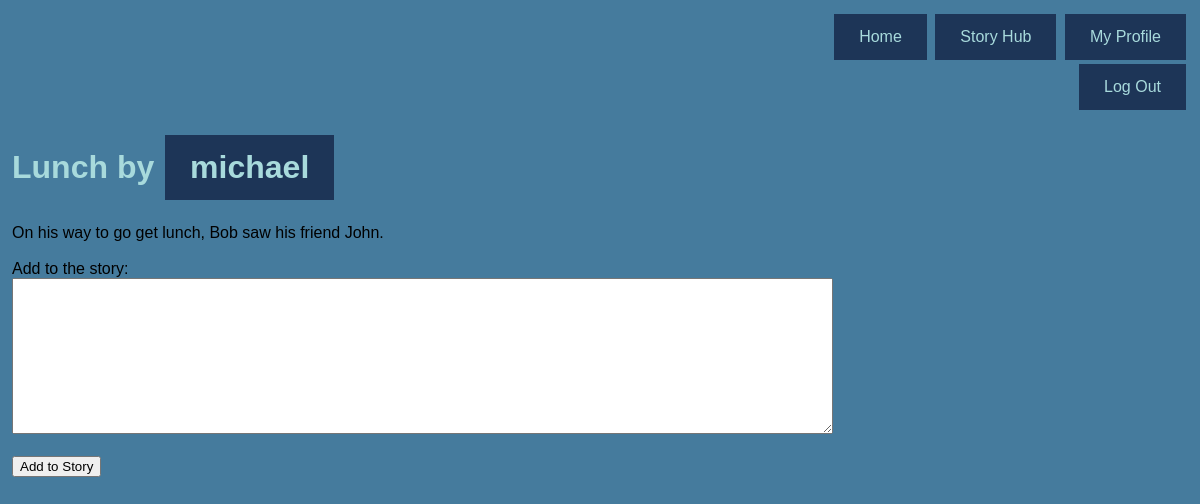
Screenshot of /stories/2 (signed in) with the database file from the repository.
### tables this page shows
CREATE TABLE `story`(id INTEGER PRIMARY KEY,time_created TIMESTAMP,title VARCHAR,created_by INTEGER);

CREATE TABLE `user` (id INTEGER PRIMARY KEY, username VARCHAR, password BLOB, time_created TIMESTAMP DEFAULT CURRENT_TIMESTAMP);

CREATE TABLE `story_addition`(id INTEGER PRIMARY KEY,time_created TIMESTAMP,content VARCHAR,story_id INTEGER,author_id INTEGER);

### app/__init__.py (the view, shortened to what this page needs)
@app.route("/stories/<id>", methods=['GET', 'POST'])
@login_required
def show_story(id):
    story = Story(id)
    has_added_to = current_user().id in story.added
    show = "show" in request.form.keys()
    return render_template('storythread.html', to_render=story, has_added_to = has_added_to, show_authors=show)

### app/__init__.py (called while the page is built)
@app.before_request
def before_request():
    session.permanent = True

@app.context_processor
def make_template_globals():
    return dict(current_user=current_user())

### app/database/__init__.py (called while the page is built)
def execute_command(cmd):
    db = sqlite3.connect('database.db')
    c = db.cursor()
    ret = c.execute(cmd)
    db.commit()
    return ret

### app/database/story.py (called while the page is built)
    def get_additions(self):
        story_addition = execute_command('SELECT * FROM `story_addition` ').fetchall()
        additions = execute_command(
            'SELECT id FROM `story_addition` WHERE story_id=%d' % int(self.id)).fetchall()
        a = list()
        for addition in additions:
            a.append(StoryAddition(addition[0]))
        return a

### app/session_management.py (called while the page is built)
def current_user():
    if 'user_id' in session:
        return User(session['user_id'])
    return None

def login_required(f):
    @wraps(f)
    def dec(*args, **kwargs):
        if 'user_id' in session:
            for arg in args:
                print(arg)
            return f(*args, **kwargs)
        flash('You must be logged in to view [%s]!' % request.path, 'red')
        return redirect('/login')
    return dec

### app/templates/storythread.html (shortened to what this page needs)
{% extends "_base.html" %}
{% from "_macros.html" import do_flashes %}
{% set title = to_render.title %}
{% block content %}
    <div align="right">
        <a href="{{ url_for('index') }}">Home</a>
        <a href="{{ url_for('stories') }}">Story Hub</a>
        <a href="{{ url_for('profile') }}">My Profile</a><br>
        <a href="{{ url_for('logout') }}">Log Out</a>
    </div>
    <h1>{{ to_render.title }} by <a href="{{ url_for('userprofile', username=to_render.author.username) }}">{{ to_render.author.username }}</a></h1>
    {% if not has_added_to %}
        {{ to_render.get_additions()[-1].content }}<br><br>
        <form method="post">
            Add to the story:<br>
            <textarea id="addition" name="addition" minlength="10" maxlength="2500" rows="10" cols="100"></textarea><br><br>
            <input type="submit" value="Add to Story">
        </form>
    {% endif %}
{% endblock content %}

### app/static/base.css (style rules this page uses)
body { display: block; margin: 12px; background-color: #457B9D; font-family: Arial; }
h1 { color : #A8DADC; }
a { background-color: #1D3557; color: #A8DADC; padding: 14px 25px; margin: 2px; text-align: right; text-decoration: none; display: inline-block; }

### rows the page displays
story: title "Lunch"
user: author.username "michael"
story_addition: content "On his way to go get lunch, Bob saw his friend John."
